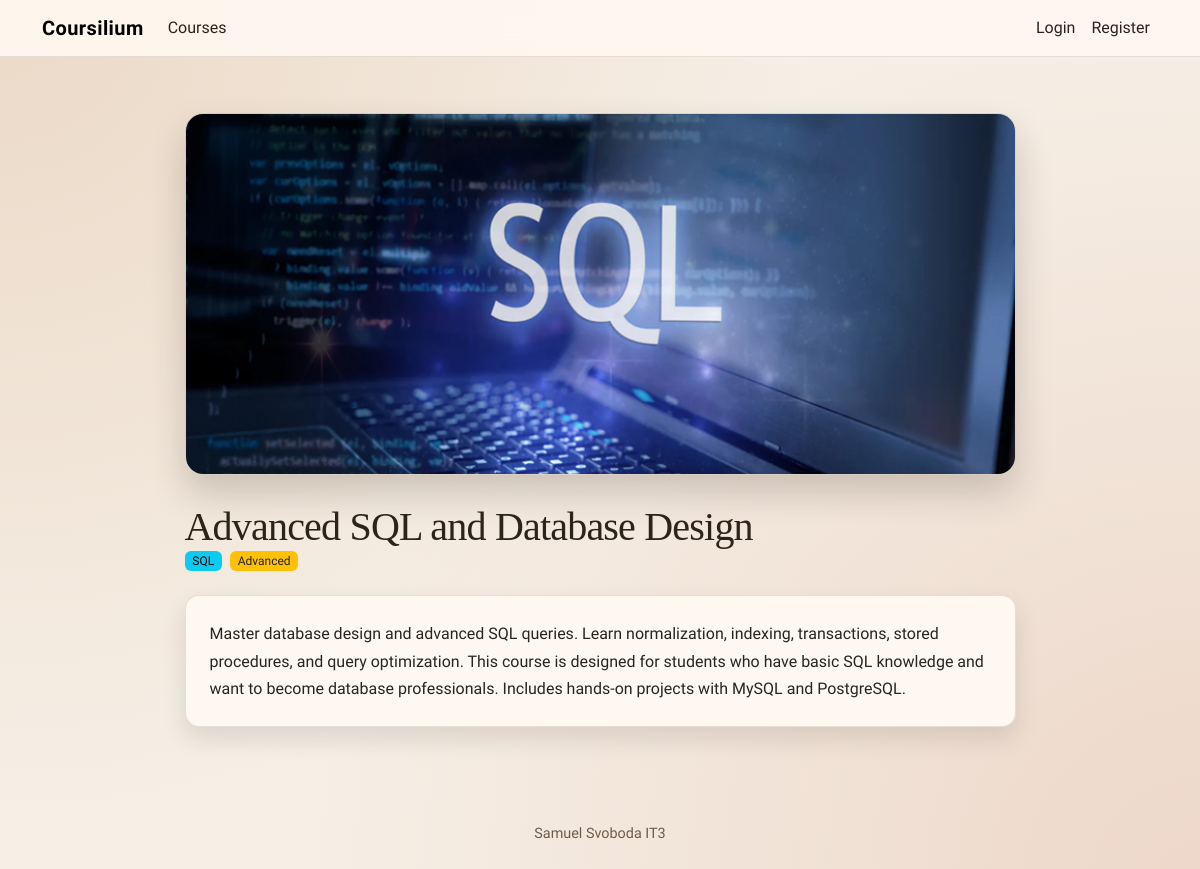
The page /courses/2/ on the database as committed earlier.
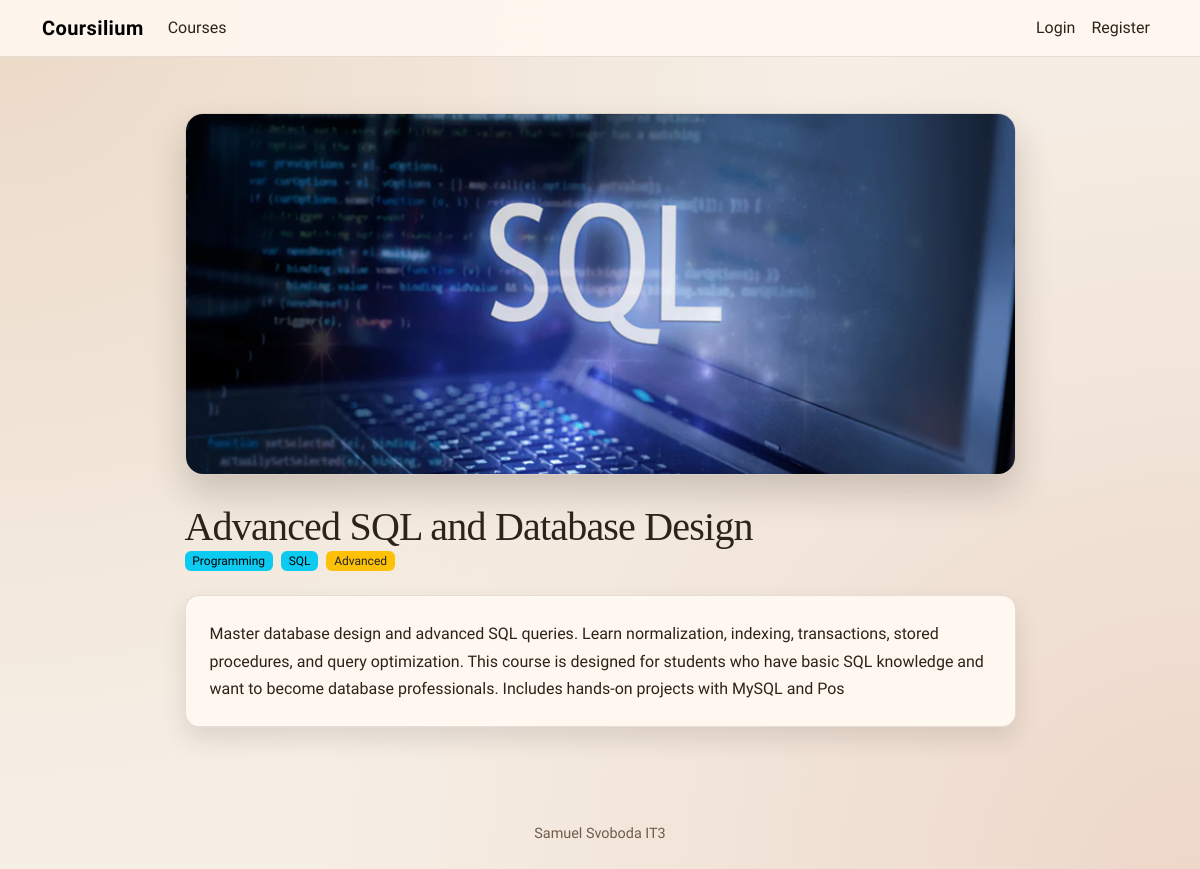
The same page on the database as committed later.
### courses/models.py (models this page shows, shortened)
class Category(models.Model):
    category_id = models.AutoField(primary_key=True)
    category_name = models.CharField(
        max_length=100,
        verbose_name="Název",
        help_text="Zadejte název kategorie",
        validators=[TEXT_VALIDATOR],
    )
    parent_category = models.ForeignKey(
        "self",
        on_delete=models.SET_NULL,
        null=True,
        blank=True,
        related_name="subcategories",
        verbose_name="Nadřezená kategorie",
        help_text="Napište nadřazenou kategorii. Pro vytvoření nadřazené kategorie ponechte tuto část nevyplněnou",
    )
    created_at = models.DateTimeField(auto_now_add=True, verbose_name="Vytvořeno")
    updated_at = models.DateTimeField(null=True, blank=True, verbose_name="Upraveno")
    class Meta:
        db_table = "category"
        indexes = [
            models.Index(fields=["category_name"]),
            models.Index(fields=["parent_category"]),
            models.Index(fields=["category_id"]),
            models.Index(fields=["created_at"])
        ]

class Course(models.Model):
    DIFFICULTY_CHOICES = [
        ("beginner", "Beginner"),
        ("intermediate", "Intermediate"),
        ("advanced", "Advanced"),
    ]
    course_id = models.AutoField(primary_key=True)
    title = models.CharField(
        max_length=200,
        verbose_name="Název",
        help_text="Zadejte název kurzu",
        validators=[TEXT_VALIDATOR],
    )
    description = models.CharField(
        max_length=2000,
        verbose_name="Popis",
        help_text="Stručně popište obsah kurzu",
    )
    difficulty = models.CharField(
        max_length=12,
        choices=DIFFICULTY_CHOICES,
        verbose_name="Náročnost",
        help_text="Vyberte úroveň náročnosti kurzu",
    )
    categories = models.ManyToManyField(
        Category,
        blank=True,
        related_name="courses",
        verbose_name="Kategorie",
        help_text="Vyberte kategorie kurzu",
    )
    img = models.ImageField(upload_to="media/course_imgs",
        null=True,
        blank=True,
        verbose_name="Miniatura kurzu",
        help_text="Nahrajte miniaturu kurzu",)
    created_by = models.ForeignKey(
        settings.AUTH_USER_MODEL,
        on_delete=models.SET_NULL,
        null=True,
        blank=True,
        related_name="courses_created",
        verbose_name="Vytvořil",
        help_text="Uživatel, který kurz vytvořil",
    )
    is_active = models.BooleanField(verbose_name="Aktivní", help_text="Určuje, jestli je kurz viditelný")
    created_at = models.DateTimeField(auto_now_add=True, verbose_name="Vytvořeno")
    updated_at = models.DateTimeField(null=True, blank=True, verbose_name="Upraveno")
    class Meta:
        db_table = "course"
        indexes = [
            models.Index(fields=["created_at"]),
            models.Index(fields=["is_active"]),
            models.Index(fields=["course_id"]),
            models.Index(fields=["title"]),
            models.Index(fields=["difficulty"]),
        ]

### courses/views.py (the view)
# urls.py: path('<int:course_id>/', course_detail, name='course_detail'),
def course_detail(request, course_id):
    course = get_object_or_404(
        Course.objects.prefetch_related("categories"),
        course_id=course_id,
        is_active=True,
    )
    can_edit_course = False
    if request.user.is_authenticated:
        if can_manage_all_courses(request.user):
            can_edit_course = True
        elif is_teacher(request.user) and course.created_by_id == request.user.id:
            can_edit_course = True
    return render(
        request,
        "courses/course_detail.html",
        {"course": course, "can_edit_course": can_edit_course},
    )

### templates/courses/course_detail.html (shortened to what this page needs)
{% extends 'base.html' %}
{% block content %}
<div class="container course-detail">
	<div class="row justify-content-center">
		<div class="col-lg-9">
			<div class="detail-media{% if not course.img %} detail-media--empty{% endif %}">
				{% if course.img %}
					<img src="{{ course.img.url }}" alt="{{ course.title }}" />
				{% else %}
					<div class="detail-media__placeholder">No image available</div>
				{% endif %}
			</div>
			<div class="detail-header">
				<div class="d-flex flex-wrap align-items-center justify-content-between gap-3">
					<h1 class="mb-0">{{ course.title }}</h1>
				</div>
				<div class="detail-tags">
					{% if course.categories.all %}
						{% for category in course.categories.all %}
							<span class="badge text-bg-info">{{ category.category_name }}</span>
						{% endfor %}
					{% else %}
						<span class="badge text-bg-secondary">Uncategorized</span>
					{% endif %}
					<span class="badge text-bg-warning text-dark">{{ course.get_difficulty_display }}</span>
				</div>
			</div>
			<div class="detail-body">
				<p>{{ course.description }}</p>
			</div>
		</div>
	</div>
</div>
{% endblock %}

Rows that differ between the two databases and show on the page:
changed Course "Advanced SQL and Database Design": description "…projects with MySQL and PostgreSQL." → "…projects with MySQL and Pos"
now on this page (row unchanged): Category: category_name "Programming"
